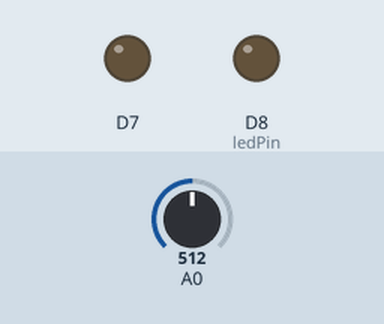
A sketch run on a simulated ESP8266 (NodeMCU). On the bench: output pins drawn as LEDs (lit = HIGH). Inputs (shaded band) come from the test bench; at power-on: A0 = 512. What the sketch prints to the serial monitor is not drawn.

Above: at 3.8 s.
3.9 s: A0 set to 263
9.5 s: A0 set to 238
At 16.0 s:
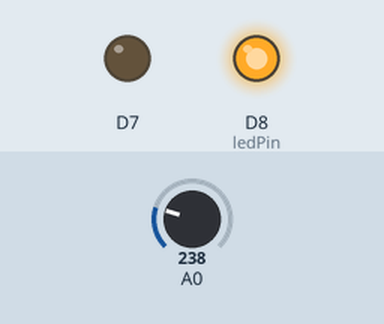
Timing chart, 0 to 32.6 s (numbered marks = the images above; inputs shaded):
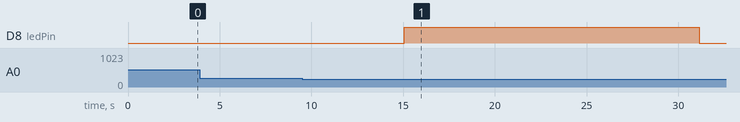

The sketch:

ESP_8266_INTERRUPTS.ino
```cpp
/*
  Example Timer0 Interrupt
  Flash LED every second
*/

#define ledPin D8
#define timer0_preload 40161290

#define my_delay 2 // Set interrupt time in secs. Value = 2 x Number of Seconds, so 10-Secs = 10 x 2 = 20


volatile int toggle;

void inline handler (void) {
  if (analogRead(A0) <= 255) {
    toggle = (toggle == 1) ? 0 : 1;
    digitalWrite(ledPin, toggle);
  }
  timer0_write(ESP.getCycleCount() + timer0_preload * my_delay); //
}

void setup() {
  Serial.begin(115200);
  pinMode(ledPin, OUTPUT);
  pinMode(D7, OUTPUT);
  pinMode(D6, INPUT_PULLUP);
  noInterrupts();
  timer0_isr_init();
  timer0_attachInterrupt(handler);
  timer0_write(ESP.getCycleCount() + timer0_preload * my_delay);
  interrupts();
}

void loop() {
  Serial.println(ESP.getCycleCount());
  /*for (int i = 0; i <= 255; i++) {
    analogWrite(D7, i);
    delay(5);
  }
  for (int i = 255; i >= 0; i--) {
    analogWrite(D7, i);
    delay(5);
  }*/
}
```

Measured:
- the behaviour switches between 256 and 255 on A0 (found by bisection; images 0 and 1)
- after the input at 9.5 s, D8 (ledPin): LOW → HIGH after 5.6 s, → LOW 16.1 s later
